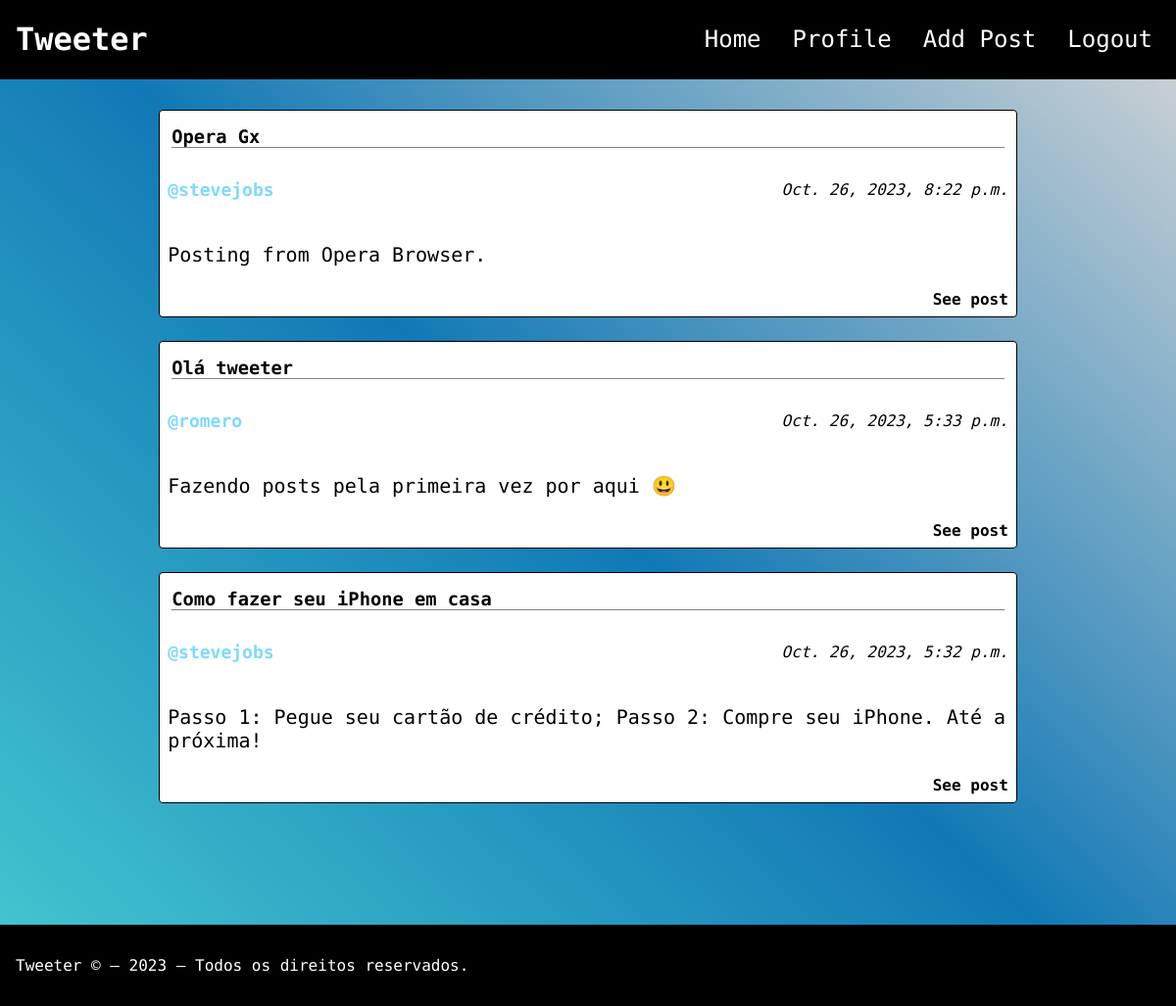
Screenshot of / (signed in) with the database file from the repository.
### post/models.py (models this page shows, shortened)
class Post(models.Model):
    title = models.CharField(max_length=100)
    slug = models.SlugField(max_length=200, unique=True)
    author = models.ForeignKey(get_user_model(), on_delete=models.CASCADE)
    content = models.TextField(max_length=360)
    created_on = models.DateTimeField(auto_now_add=True)
    status = models.IntegerField(choices=STATUS, default=0)
    class Meta:
        ordering = ["-created_on"]

### post/views.py (the view)
# urls.py: path("", PostList.as_view(), name="home"),
class PostList(generic.ListView):
    queryset = Post.objects.filter(status=1).order_by("-created_on")
    template_name = "index.html"

### post/templates/index.html (shortened to what this page needs)
{% extends "base.html" %}
{% block content %}
    <div class="feed">
        {% if user.is_authenticated %}
            {% for post in post_list %}
                <div class="post-container">
                    <h3 class="post-title">{{ post.title }}</h3>
                    <div class="post-info"><h4 class="post-author">@{{ post.author }}</h4><p class="post-date">{{ post.created_on }}</p></div>
                    <p class="post-content">{{ post.content }}</p>
                    <a href="{% url "post_detail" post.slug %}" style="text-decoration: none; text-align: end; color: black; font-weight: 700;">See post</a>
                </div>
            {% endfor %}
        {% else %}
                <h3 style="text-align: center; font-size: 32px; color: white; margin-top: 20%;">
                    You need to Login or Sign Up to use Tweeter!
                </h3>
        {% endif %}
    </div>
{% endblock content %}

### user/static/css/styles.css (style rules this page uses)
* { font-family: 'Roboto Mono', monospace; scrollbar-width: none; }
body { margin: 0; padding: 0; box-sizing: border-box; list-style: none; text-decoration: none; background-image: linear-gradient(43deg, #47cad1 0%, #1179b6 50%, #3333); }
.feed { margin-top: 80px; padding: 32px 64px; min-height: 100vh; }
.post-container { display: flex; flex-direction: column; width: 80%; margin: 0 auto 24px; padding: 8px; border-radius: 4px; border: 1px solid black; background-color: white; }
.post-title { margin: 8px 4px; border-bottom: 0.5px solid gray; }
.post-info { display: flex; justify-content: space-between; align-items: center; }
.post-author { color: rgb(127, 217, 255); font-size: 18px; }
.post-date { font-style: italic; }
.post-content { font-size: 20px; text-align: start; margin-bottom: 24px; }

### rows the page displays
Post: title "Opera Gx", author "stevejobs", created_on "Oct. 26, 2023, 8:22 p.m.", content "Posting from Opera Browser."
Post: title "Olá tweeter", author "romero", created_on "Oct. 26, 2023, 5:33 p.m.", content "Fazendo posts pela primeira vez por aqui 😃"
Post: title "Como fazer seu iPhone em casa", author "stevejobs", created_on "Oct. 26, 2023, 5:32 p.m.", content "Passo 1: Pegue seu cartão de crédito; Passo 2: Compre seu iPhone. Até a próxima!"
